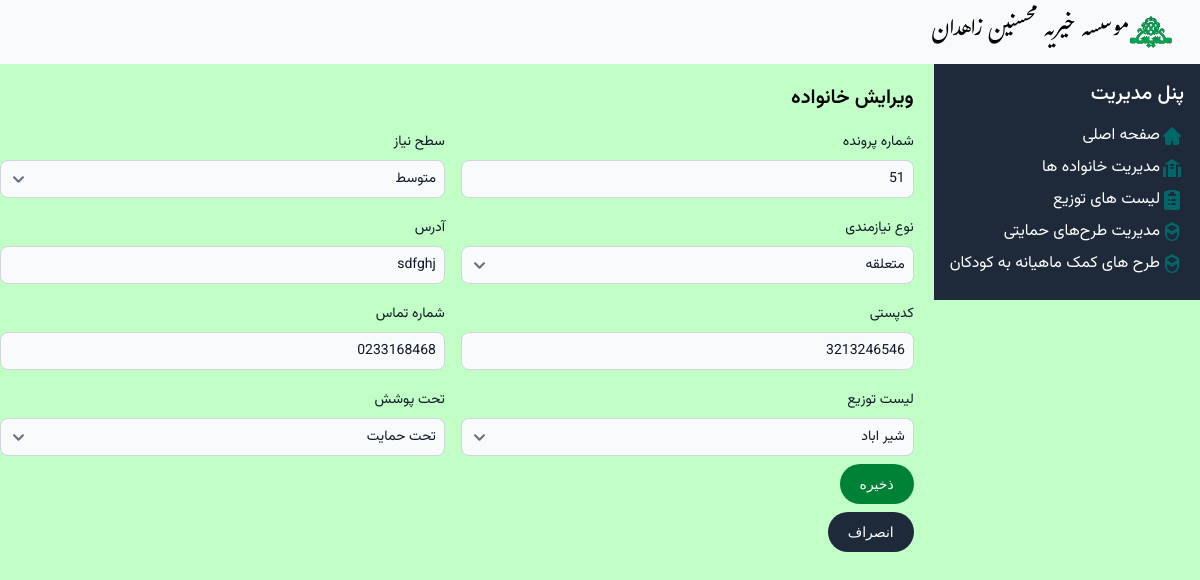
The page /families/1/update/ on the database its author committed.
### Mohsenin/models.py (models this page shows, shortened)
class Family(models.Model):
    doc_code = models.IntegerField('شماره پرونده')
    need_level = models.IntegerField('سطح نیاز', default=1, choices=NEED_LEVEL_CHOICE)
    family_type = models.ForeignKey(Family_Type, verbose_name='نوع نیازمندی', on_delete=models.SET_NULL, null=True, blank=True)
    guardian = models.ForeignKey('Person', verbose_name='سرپرست خانوار', on_delete=models.SET_NULL, related_name='guardianship', null=True)
    address = models.CharField('آدرس',max_length=255)
    contact_number = models.CharField('شماره تماس',max_length=15, blank=True, null=True)
    postal_code = models.CharField('کدپستی',max_length=10, blank=True, null= True)
    distlist = models.ForeignKey(Dist, verbose_name='لیست توزیع',on_delete=models.SET_NULL, null=True, related_name='families')
    is_active = models.BooleanField('تحت پوشش',default=True, choices=SUPPORTING_CHOICE)

### Mohsenin/Views/familyviews.py (the view, shortened to what this page needs)
# urls.py: path('families/<int:pk>/update/', familyviews.FamilyUpdateView.as_view(), name='family_update'),
class FamilyUpdateView(UpdateView):
    model = Family
    form_class = FamilyForm
    template_name = 'Family/family_form.html'
    success_url = reverse_lazy('family_list')

### Mohsenin/forms.py
class FamilyForm(forms.ModelForm):
    class Meta:
        model = Family
        fields = ['doc_code', 'need_level', 'family_type', 'address', 'contact_number', 'postal_code',  'is_active', 'distlist']

### Mohsenin/models.py (called while the page is built)
    def __str__(self):
        return self.name

    def __str__(self):
        return self.name

### Mohsenin/templatetags/form_filters.py (called while the page is built)
@register.filter
def add_class(field, css_class):
    field.field.widget.attrs['class'] = css_class
    return field

### Mohsenin/templates/Family/family_form.html (shortened to what this page needs)
{% extends "base.html" %}
{% load form_filters %}
{% block content %}
<h2 class="vazir-semibold text-xl py-5">{% if family %}ویرایش خانواده{% else %}افزودن خانواده جدید{% endif %}</h2>
<form method="post">
<div class="flex">
    <div class="relative z-0 w-full mb-2 group pl-4">
        <label for="{{ form.doc_code.id_for_label }}" class="block mb-2 vazir-normal text-sm font-medium text-gray-900" >{{ form.doc_code.label }}</label>
        {{ form.doc_code|add_class:'bg-gray-50 border border-gray-300 text-gray-900 vazir-normal text-sm rounded-lg focus:ring-blue-500 focus:border-blue-500 block w-full p-2'}}
    </div>
    <div class="relative z-0 w-full mb-2 group pr-4">
        <label for="{{ form.need_level.id_for_label }}" class="block mb-2 vazir-normal text-sm font-medium text-gray-900" >{{ form.need_level.label }}</label>
        {{ form.need_level|add_class:'bg-gray-50 border border-gray-300 text-gray-900 vazir-normal text-sm rounded-lg focus:ring-blue-500 focus:border-blue-500 block w-full p-2'}}
    </div>
</div>
<div class="flex pt-3">
    <div class="relative z-0 w-full mb-2 group pl-4">
        <label for="{{ form.family_type.id_for_label }}" class="block mb-2 vazir-normal text-sm font-medium text-gray-900" >{{ form.family_type.label }}</label>
        {{ form.family_type|add_class:'bg-gray-50 border border-gray-300 text-gray-900 vazir-normal text-sm rounded-lg focus:ring-blue-500 focus:border-blue-500 block w-full p-2'}}
    </div>
    <div class="relative z-0 w-full mb-2 group pr-4">
        <label for="{{ form.address.id_for_label }}" class="block mb-2 vazir-normal text-sm font-medium text-gray-900" >{{ form.address.label }}</label>
        {{ form.address|add_class:'bg-gray-50 border border-gray-300 text-gray-900 vazir-normal text-sm rounded-lg focus:ring-blue-500 focus:border-blue-500 block w-full p-2'}}
    </div>
</div>
<div class="flex pt-3">
    <div class="relative z-0 w-full mb-2 group pl-4">
        <label for="{{ form.postal_code.id_for_label }}" class="block mb-2 vazir-normal text-sm font-medium text-gray-900" >{{ form.postal_code.label }}</label>
        {{ form.postal_code|add_class:'bg-gray-50 border border-gray-300 text-gray-900 vazir-normal text-sm rounded-lg focus:ring-blue-500 focus:border-blue-500 block w-full p-2'}}
    </div>
    <div class="relative z-0 w-full mb-2 group pr-4">
        <label for="{{ form.contact_number.id_for_label }}" class="block mb-2 vazir-normal text-sm font-medium text-gray-900" >{{ form.contact_number.label }}</label>
        {{ form.contact_number|add_class:'bg-gray-50 border border-gray-300 text-gray-900 vazir-normal text-sm rounded-lg focus:ring-blue-500 focus:border-blue-500 block w-full p-2'}}
    </div>
</div>
    {% if family %}
<div class="flex pt-3">
    <div class="relative z-0 w-full mb-2 group pl-4">
        <label for="{{ form.distlist.id_for_label }}" class="block mb-2 vazir-normal text-sm font-medium text-gray-900" >{{ form.distlist.label }}</label>
        {{ form.distlist|add_class:'bg-gray-50 border border-gray-300 text-gray-900 vazir-normal text-sm rounded-lg focus:ring-blue-500 focus:border-blue-500 block w-full p-2'}}
    </div>
    <div class="relative z-0 w-full mb-2 group pr-4">
        <label for="{{ form.is_active.id_for_label }}" class="block mb-2 vazir-normal text-sm font-medium text-gray-900" >{{ form.is_active.label }}</label>
        {{ form.is_active|add_class:'bg-gray-50 border border-gray-300 text-gray-900 vazir-normal text-sm rounded-lg focus:ring-blue-500 focus:border-blue-500 block w-full p-2'}}
    </div>
</div>
    {% endif %}
    <button type="submit" class="text-white bg-green-700 hover:bg-green-800 focus:outline-none focus:ring-4 focus:ring-green-300 font-medium rounded-full text-sm px-5 py-2.5 text-center me-2 mb-2 ">ذخیره</button>
</form>
<a href="{% url 'family_list' %}"><button type="button" class="text-white bg-gray-800 hover:bg-gray-900 focus:outline-none focus:ring-4 focus:ring-gray-300 font-medium rounded-full text-sm px-5 py-2.5 me-2 mb-2 ">انصراف</button></a>
{% endblock %}

### static/css/style.css (style rules this page uses)
body { -webkit-print-color-adjust:exact !important; print-color-adjust:exact !important; background: #C2FFC7; }

### rows shown on the page
Family: doc_code "51", need_level "متوسط", family_type "متعلقه", address "sdfghj", postal_code "3213246546", contact_number "0233168468", distlist "شیر اباد", is_active "تحت حمایت"
